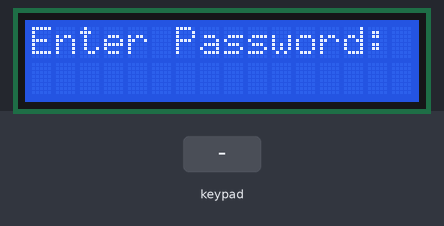
Recording of a sketch running on a simulated Arduino Uno, built with avr-gcc and run on an emulated ATmega328P. Shown: 16×2 character LCD. Inputs (shaded band) come from the test bench.

Above: at 1.2 s.
1.3 s: key '#' pressed
At 2.1 s:
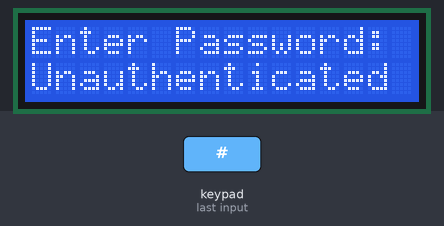
3.8 s: keypad keys 9 1 7 3 0 9 A # pressed 0.4 s apart
At 7.0 s:
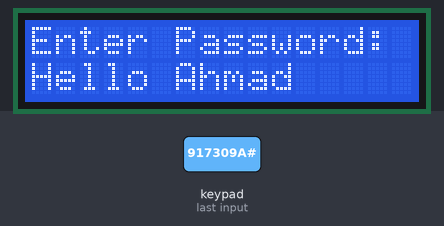
9.1 s: keypad keys 1 3 7 0 9 B # pressed 0.4 s apart
At 12.3 s:
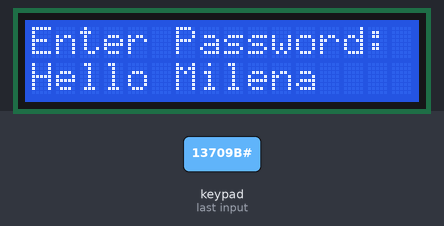
14.0 s: keypad keys 3 6 6 9 0 C # pressed 0.4 s apart
At 17.2 s:
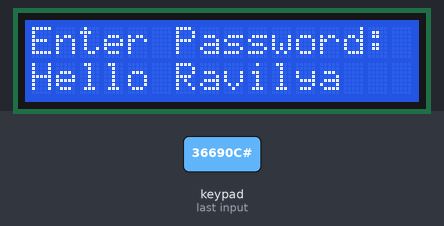
Timing chart, 0 to 18.7 s (numbered marks = the images above; inputs shaded):
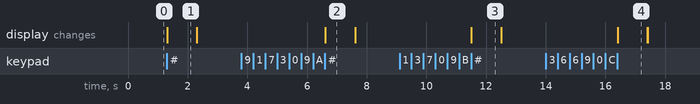

The sketch:

code.ino
```cpp
#include <LiquidCrystal.h>
#include <Keypad.h>

// initialize the library with the numbers of the interface pins
LiquidCrystal lcd(7, 6, 5, 4, 3, 2);

const byte ROWS = 4;
const byte COLS = 4;

char hexaKeys[ROWS][COLS] = {
  {'1', '2', '3', 'A'},
  {'4', '5', '6', 'B'},
  {'7', '8', '9', 'C'},
  {'*', '0', '#', 'D'}
};

byte rowPins[ROWS] = {8, 9, 10, 11};
byte colPins[COLS] = {A1, A2, A3, A4};

Keypad customKeypad = Keypad(makeKeymap(hexaKeys), rowPins, colPins, ROWS, COLS);

char customKey;
String password;

void setup() {
  Serial.begin(9600);
  lcd.begin(16, 2); // set up the LCD's number of columns and rows
}

void loop() {
  customKey = customKeypad.getKey();

  lcd.setCursor(0, 0);
  lcd.print("Enter Password:");

  if (customKey){
    if (customKey == '*') {
      password = "";
    } else if (customKey == '#') {
      if (password == "917309A") {
        lcd.setCursor(0, 1);
        lcd.print("Hello Ahmad");
      } else if (password == "13709B") {
        lcd.setCursor(0, 1);
        lcd.print("Hello Milena");
      } else if (password == "36690C") {
        lcd.setCursor(0, 1);
        lcd.print("Hello Ravilya");
      } else {
        lcd.setCursor(0, 1);
        lcd.print("Unauthenticated");
      }
      delay(1000);
      lcd.clear();
      password = "";
    } else {
      password += customKey;
    }
  }
}
```

Measured:
- after the input at 1.3 s, the display: changes at once (image 1)
- after the input at 3.8 s, the display: changes after 2.8 s (image 2)
- after the input at 9.1 s, the display: changes after 2.4 s (image 3)
- after the input at 14.0 s, the display: changes after 2.4 s (image 4)
- what the display in image 1 shows lasts 1.0 s, from 1.3 s to 2.3 s
